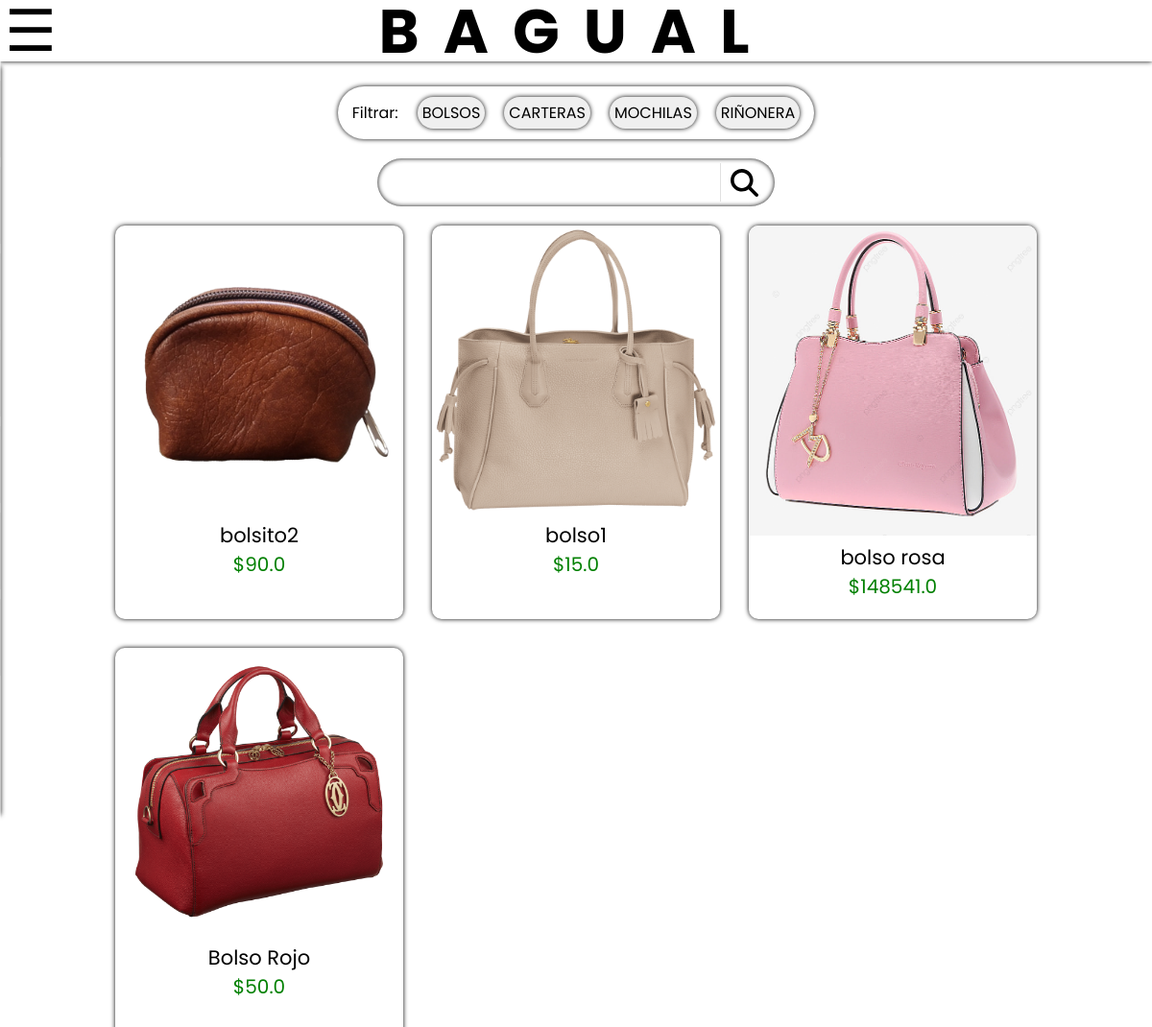
Screenshot of /buy (signed in) with the database file from the repository.
### ecommerce/models.py (models this page shows)
class categorias(models.Model):
    nombre_cat = models.CharField(max_length=50)
    activo = models.BooleanField(default=True)
    def __str__(self) -> str:
            return self.nombre_cat

class stockProducts(models.Model):
    thumbnail = models.ImageField(null=True, upload_to=marketplace_directory_path())
    nom_prod = models.CharField(max_length=50)
    precio_prod = models.FloatField()
    descripcion = models.TextField(max_length=250)
    categoria = models.ForeignKey(categorias, on_delete=models.CASCADE)
    hayStock = models.BooleanField(default=True)
    def __str__(self) -> str:
        return self.nom_prod

### ecommerce/views.py (the view)
# urls.py: path('buy', views.buy, name="buy"),
@login_required
def buy(request):
    busqueda = request.GET.get("buscar")
    stock = stockProducts.objects.all()
    categoria = categorias.objects.all()
    if busqueda:
        stock = stockProducts.objects.filter(
            nom_prod__icontains = busqueda
        )
    return render(request, 'buy.html', {
        'products' : stock,
        'categorias':categoria
    })

### ecommerce/templates/buy.html (shortened to what this page needs)
{% extends 'base.html' %} {% load static %}
    {% block content %}
    <link rel="stylesheet" href="{% static 'buy.css' %}" />
    <main class="main-buy">
      <div class="main-filter-div">
        <ul class="main-filter-ul">
          <li>
            <span>Filtrar:</span>
          </li>
          {% for cat in categorias %}
          <li>
            <form action="{% url 'filtrar' cat.id %}" method="POST">
              <a href="{% url 'filtrar' cat.id %}" style="text-transform: uppercase;">{{cat}}</a>
            </form>
          </li>
          {% endfor %}
        </ul>
      <form action="" method="GET" class="searchbar">
        <input type="search" name="buscar" id="buscar">
        <button><img src="{% static 'search.svg' %}" alt="" /></button>
      </form>
      <div class="products">
        {% for product in products %}
        {% if product.hayStock %}
        <a href="{% url 'product_detail' product.id  %}" class="product_card">
          <img src="{{product.thumbnail.url}}" alt="" />
          <span class="product">{{product}}</span>
          <p style="color: green; font-size: 20px;">${{product.precio_prod}}</p>
        </a>
        {% endif %}
        {% endfor %}
      </div>
    </main>
    {% endblock %}

### ecommerce/static/base.css (style rules this page uses)
* { padding: 0; margin: 0; font-family: "Poppins"; box-sizing: border-box; }

### ecommerce/static/buy.css (style rules this page uses)
* { margin: 0; padding: 0; box-sizing: border-box; font-family: "Poppins"; }
.main-buy { height: 100vh; display: grid; grid-template-rows: 20fr 80fr; justify-content: center; justify-items: center; }
.main-buy .searchbar { box-shadow: inset 0 0 5px #000; border-radius: 50px; height: 50px; padding: 7px; display: flex; align-items: center; justify-content: center; overflow: hidden; }
.main-buy .searchbar input { border: none; outline: none; padding: 5px; font-size: 20px; background: transparent; width: 350px; text-align: center; border-radius: 10px; }
.main-buy .searchbar button { height: 40px; width: 50px; border: none; outline: none; background: transparent; padding-left: 10px; padding-right: 10px; cursor: pointer; border-left: 1px solid rgba(122, 122, 122, 0.226); }
.main-buy .searchbar button img { display: flex; align-items: center; justify-content: center; }
.main-buy .main-filter-div { margin-top: 90px; gap: 20px; margin-bottom: 20px; display: flex; flex-direction: column; align-items: center; justify-content: space-evenly; }
.main-buy .main-filter-div .main-filter-ul { display: flex; justify-content: center; align-items: center; list-style: none; gap: 20px; box-shadow: 0 0 5px #000; padding: 15px; border-radius: 50px; width: -webkit-max-content; width: -moz-max-content; width: max-content; }
.main-buy .main-filter-div .main-filter-ul li { display: flex; align-items: center; justify-content: center; }
.main-buy .main-filter-div .main-filter-ul li form a { color: black; background: rgba(180, 180, 180, 0.212); text-decoration: none; border-radius: 50px; padding: 5px; box-shadow: 0 0 5px #000; }
.main-buy .products { padding: 0 0 20px 0; gap: 30px; display: grid; width: 90vw; justify-content: center; grid-template-columns: 300px 300px 300px; grid-auto-rows: 410px; }
.main-buy .products .product_card { box-shadow: 0 0 5px #000; border-radius: 10px; text-decoration: none; color: #000; }
.main-buy .products .product_card img { border-radius: 10px 10px 0 0; width: 300px; }
.main-buy .products .product_card span { display: block; font-size: 21px; text-align: center; width: 100%; }
.main-buy .products .product_card p { padding: 0 5px 0 5px; font-size: 15px; text-align: center; color: rgb(126, 126, 126); }

### rows the page displays
categorias: nombre_cat "BOLSOS"
categorias: nombre_cat "CARTERAS"
categorias: nombre_cat "MOCHILAS"
categorias: nombre_cat "RIÑONERA"
stockProducts: thumbnail (picture), nom_prod "bolsito2", precio_prod "90.0"
stockProducts: thumbnail (picture), nom_prod "bolso1", precio_prod "15.0"
stockProducts: thumbnail (picture), nom_prod "bolso rosa", precio_prod "148541.0"
stockProducts: thumbnail (picture), nom_prod "Bolso Rojo", precio_prod "50.0"
